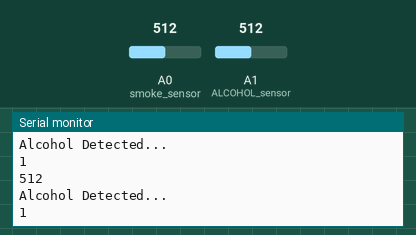
A sketch run on a simulated Arduino Uno, built with avr-gcc and run on an emulated ATmega328P. Parts: the last lines printed to the serial monitor. The inputs (shaded band) are chosen by the test bench; at power-on: A1 (ALCOHOL_sensor) = 512, A0 (smoke_sensor) = 512.

Above: at 9.4 s.
9.5 s: A1 (ALCOHOL_sensor) set to 358
At 11.8 s:
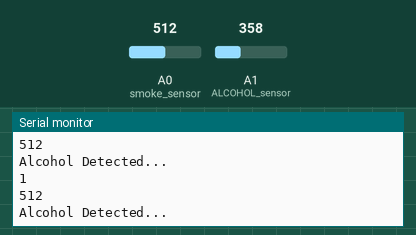
13.4 s: A1 (ALCOHOL_sensor) set to 339
At 17.8 s:
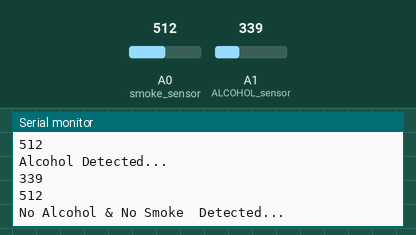
Timing chart, 0 to 19.3 s (numbered marks = the images above; inputs shaded):
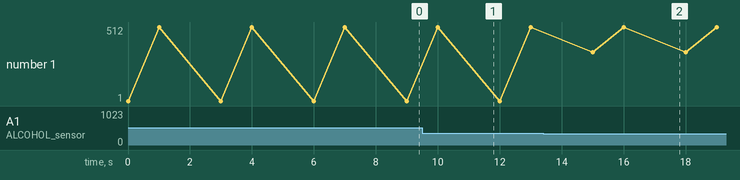

The sketch:

Dummy_alco_smok.ino
```cpp
int ALCOHOL_sensor = A1;
int ALCOHOL_detected;


int smoke_sensor = A0;
int smoke_detected;

void setup()
{
  Serial.begin(9600);
  pinMode(ALCOHOL_sensor, INPUT);

  pinMode(smoke_sensor, INPUT);

}
void loop()
{

  ALCOHOL_detected = alchol();
  Serial.println(ALCOHOL_detected);
  delay(1000);
  smoke_detected = smoke();
  Serial.println(smoke_detected);
  delay(1000);

  if (ALCOHOL_detected == 1 || smoke_detected == 1)
  {
    if (smoke_detected == 1)
    {
      Serial.println("Smoke Detected...");
    }


    if(ALCOHOL_detected == 1)
    {
      Serial.println("Alcohol Detected...");

    }

  }
  else
  {
     Serial.println("No Alcohol & No Smoke  Detected...");


  }

  delay(1000);

}
// Digital value of smoke

int smoke(){
  int val=analogRead(smoke_sensor);
  if(val>120 && val <350){

    return 1;
    }else{
      return val;
      }

  }

 // Digital value of alchol
  int alchol(){
  int val=analogRead(ALCOHOL_sensor);
  if(val>350){

    return 1;
    }else{
      return val;
      }

  }
```

Measured:
- the behaviour switches between 351 and 350 on A1 (ALCOHOL_sensor) (found by bisection; images 1 and 2)
- after the input at 13.4 s, the serial monitor: prints a new line after 1.6 s (image 2)
